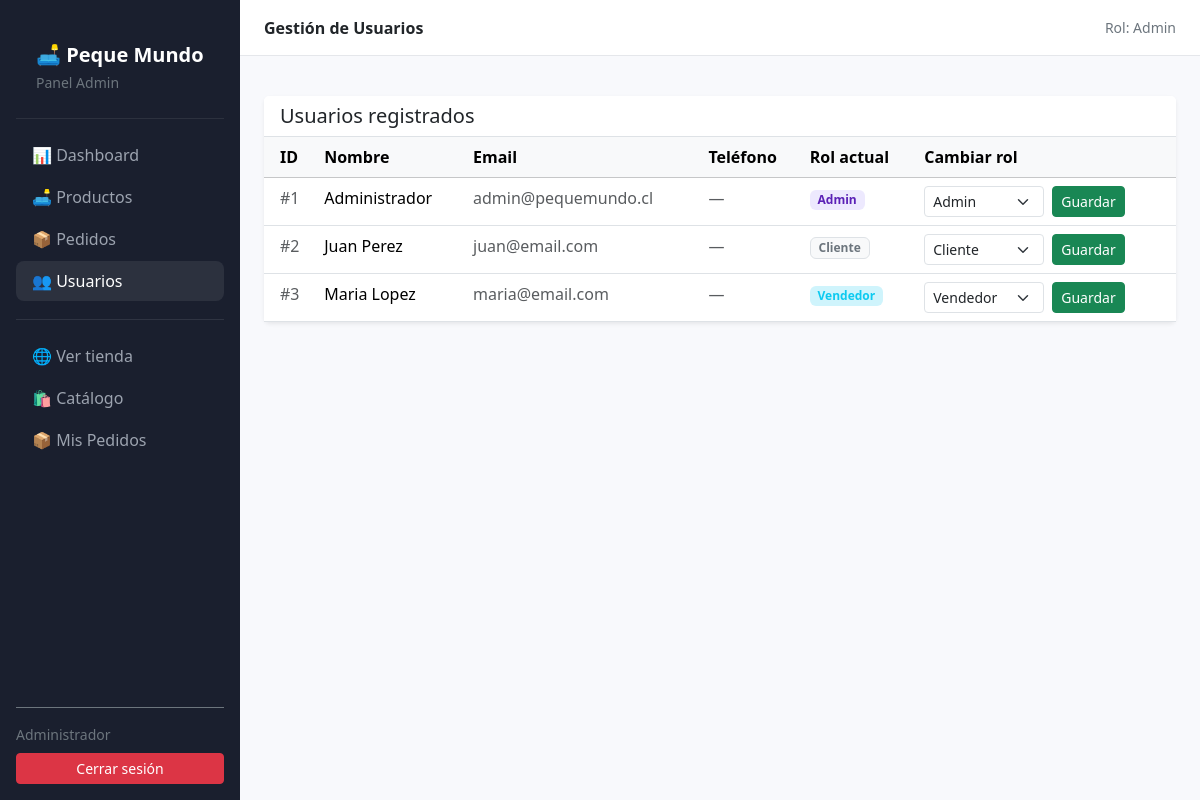
/admin/usuarios (signed in), run on the app's committed database.
### pequemundo/app.py (models this page shows)
class Usuario(db.Model):
    id       = db.Column(db.Integer, primary_key=True)
    nombre   = db.Column(db.String(100), nullable=False)
    email    = db.Column(db.String(100), unique=True, nullable=False)
    password = db.Column(db.String(200), nullable=False)
    telefono = db.Column(db.String(20), nullable=True)
    rol      = db.Column(db.String(20), nullable=False, default='Cliente')

### pequemundo/app.py (the view)
@app.route('/admin/usuarios')
@requiere_admin
def usuarios():
    usuarios = Usuario.query.all()
    return render_template('usuarios.html', usuarios=usuarios)

### pequemundo/app.py (called while the page is built)
def requiere_admin(f):
    @wraps(f)
    def decorado(*args, **kwargs):
        if session.get('rol') != 'Admin':
            flash('Debes iniciar sesión como administrador.', 'danger')
            return redirect(url_for('login'))
        return f(*args, **kwargs)
    return decorado

### pequemundo/templates/usuarios.html (shortened to what this page needs)
{% extends "admin_base.html" %}
{% block topbar_titulo %}Gestión de Usuarios{% endblock %}
{% block contenido %}
<div class="card border-0 shadow-sm">
  <div class="card-header bg-white border-bottom">
    <h5 class="mb-0">Usuarios registrados</h5>
  </div>
  <div class="card-body p-0">
    <table class="table table-hover mb-0">
      <thead class="table-light">
        <tr>
          <th class="ps-3">ID</th>
          <th>Nombre</th>
          <th>Email</th>
          <th>Teléfono</th>
          <th>Rol actual</th>
          <th>Cambiar rol</th>
        </tr>
      </thead>
      <tbody>
        {% for u in usuarios %}
        <tr>
          <td class="ps-3 text-muted">#{{ u.id }}</td>
          <td class="fw-medium">{{ u.nombre }}</td>
          <td class="text-muted">{{ u.email }}</td>
          <td class="text-muted">{{ u.telefono or '—' }}</td>
          <td>
            {% if u.rol == 'Admin' %}
              <span class="badge bg-purple-subtle" style="background:#ede9fe;color:#5b21b6;">Admin</span>
            {% elif u.rol == 'Vendedor' %}
              <span class="badge bg-info-subtle text-info">Vendedor</span>
            {% else %}
              <span class="badge bg-light text-secondary border">Cliente</span>
            {% endif %}
          </td>
          <td>
            <form action="{{ url_for('actualizar_rol', id=u.id) }}" method="POST" class="d-flex gap-2 align-items-center">
              <select name="rol" class="form-select form-select-sm" style="width:120px;">
                <option {% if u.rol == 'Admin' %}selected{% endif %}>Admin</option>
                <option {% if u.rol == 'Vendedor' %}selected{% endif %}>Vendedor</option>
                <option {% if u.rol == 'Cliente' %}selected{% endif %}>Cliente</option>
              </select>
              <button type="submit" class="btn btn-success btn-sm">Guardar</button>
            </form>
          </td>
        </tr>
        {% else %}
        <tr><td colspan="6" class="text-center text-muted py-4">No hay usuarios.</td></tr>
        {% endfor %}
      </tbody>
    </table>
  </div>
</div>
{% endblock %}

### pequemundo/templates/admin_base.html (shortened to what this page needs)
<!DOCTYPE html>
<html lang="es">
<head>
  <link href="https://cdn.jsdelivr.net/npm/bootstrap@5.3.3/dist/css/bootstrap.min.css" rel="stylesheet">
</head>
<body>
<div class="d-flex">
  <aside class="sidebar text-white p-3 d-flex flex-column">
    <div class="brand mb-3">
      <span class="fw-bold fs-5">🛋️ Peque Mundo</span><br>
      <small class="text-secondary">Panel Admin</small>
    </div>
    <ul class="nav flex-column flex-grow-1">
      <li class="nav-item">
        <a href="{{ url_for('dashboard') }}" class="nav-link {% if request.endpoint == 'dashboard' %}active{% endif %}">
          <span class="icon">📊</span> Dashboard
        </a>
      </li>
      <li class="nav-item">
        <a href="{{ url_for('productos') }}" class="nav-link {% if request.endpoint in ['productos','agregar_producto','editar_producto'] %}active{% endif %}">
          <span class="icon">🛋️</span> Productos
        </a>
      </li>
      <li class="nav-item">
        <a href="{{ url_for('pedidos') }}" class="nav-link {% if request.endpoint == 'pedidos' %}active{% endif %}">
          <span class="icon">📦</span> Pedidos
        </a>
      </li>
      <li class="nav-item">
        <a href="{{ url_for('usuarios') }}" class="nav-link {% if request.endpoint == 'usuarios' %}active{% endif %}">
          <span class="icon">👥</span> Usuarios
        </a>
      </li>
      <hr class="border-secondary">
      <li class="nav-item">
        <a href="{{ url_for('inicio') }}" class="nav-link">
          <span class="icon">🌐</span> Ver tienda
        </a>
      </li>
      <li class="nav-item">
        <a href="{{ url_for('catalogo') }}" class="nav-link">
          <span class="icon">🛍️</span> Catálogo
        </a>
      </li>
      <li class="nav-item">
        <a href="{{ url_for('mis_pedidos') }}" class="nav-link {% if request.endpoint == 'mis_pedidos' %}active{% endif %}">
          <span class="icon">📦</span> Mis Pedidos
        </a>
      </li>
    </ul>
    <div class="mt-auto pt-3 border-top border-secondary">
      <small class="text-secondary d-block mb-2">{{ session.get('usuario', 'Admin') }}</small>
      <a href="{{ url_for('cerrar_sesion') }}" class="btn btn-danger btn-sm w-100">Cerrar sesión</a>
    </div>
  </aside>
  <div class="flex-grow-1 main-content" style="min-height:100vh;">
    <nav class="topbar d-flex align-items-center px-4">
      <span class="fw-semibold text-dark">{% block topbar_titulo %}Panel Admin{% endblock %}</span>
      <span class="ms-auto text-secondary small">Rol: {{ session.get('rol', '') }}</span>
    </nav>
    <div class="px-4 pt-3">
    </div>
    <div class="p-4">
      {% block contenido %}{% endblock %}
    </div>
  </div>
</div>
</body>
</html>

### pequemundo/templates/admin_base.html (style rules this page uses)
.sidebar { width: 240px; min-height: 100vh; background: #1a1f2e; flex-shrink: 0; }
.sidebar .brand { padding: 1.5rem 1.25rem; border-bottom: 1px solid rgba(255,255,255,0.08); }
.nav-link { color: #9ca3af !important; border-radius: 8px; margin-bottom: 2px; transition: 0.15s; }
.nav-link:hover, .nav-link.active { background: rgba(255,255,255,0.08); color: #fff !important; }
.nav-link .icon { width: 20px; text-align: center; }
.topbar { height: 56px; border-bottom: 1px solid #e5e7eb; background: #fff; }
.main-content { background: #f8f9fc; }

### data on the page
Usuario: get "Administrador", get "Admin", id "1", nombre "Administrador", email "admin@pequemundo.cl", telefono "—", rol "Admin"
Usuario: id "2", nombre "Juan Perez", email "juan@email.com", telefono "—", shows "Cliente", rol "Cliente"
Usuario: id "3", nombre "Maria Lopez", email "maria@email.com", telefono "—", shows "Vendedor", rol "Vendedor"
